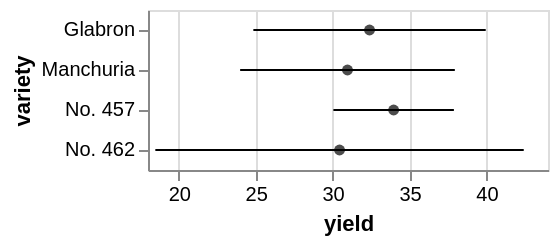

Write the Vega-Lite specification saved for this chart.
### Vega specification from a JSON file in a GitHub repository (floating-point values rounded to 4 significant figures)
{"$schema": "https://vega.github.io/schema/vega/v5.json", "autosize": "pad", "padding": 5, "width": 200, "style": "cell", "data": [{"name": "source_0", "values": [{"yield_error": 7.552, "yield_center": 32.4, "variety": "Glabron"}, {"yield_error": 6.978, "yield_center": 30.97, "variety": "Manchuria"}, {"yield_error": 3.917, "yield_center": 33.97, "variety": "No. 457"}, {"yield_error": 11.97, "yield_center": 30.45, "variety": "No. 462"}]}, {"name": "data_1", "source": "source_0", "transform": [{"type": "formula", "expr": "datum.yield_center + datum.yield_error", "as": "upper_yield_center"}, {"type": "formula", "expr": "datum.yield_center - datum.yield_error", "as": "lower_yield_center"}]}], "signals": [{"name": "y_step", "value": 20}, {"name": "height", "update": "bandspace(domain('y').length, 0, 0) * y_step"}], "marks": [{"name": "layer_0_layer_0_marks", "type": "rule", "style": ["rule", "errorbar-rule"], "from": {"data": "data_1"}, "encode": {"update": {"stroke": [{"test": "datum[\"lower_yield_center\"] === null || isNaN(datum[\"lower_yield_center\"])", "value": null}, {"value": "black"}], "tooltip": {"signal": "{\"yield_center\": format(datum[\"yield_center\"], \"\"), \"yield_center + yield_error\": format(datum[\"upper_yield_center\"], \"\"), \"yield_center - yield_error\": format(datum[\"lower_yield_center\"], \"\"), \"variety\": ''+datum[\"variety\"]}"}, "x": [{"test": "datum[\"lower_yield_center\"] === null || isNaN(datum[\"lower_yield_center\"])", "value": 0}, {"scale": "x", "field": "lower_yield_center"}], "y": {"scale": "y", "field": "variety", "band": 0.5}, "x2": [{"test": "datum[\"upper_yield_center\"] === null || isNaN(datum[\"upper_yield_center\"])", "value": 0}, {"scale": "x", "field": "upper_yield_center"}]}}}, {"name": "layer_1_marks", "type": "symbol", "style": ["point"], "from": {"data": "source_0"}, "encode": {"update": {"opacity": {"value": 0.7}, "fill": [{"test": "datum[\"yield_center\"] === null || isNaN(datum[\"yield_center\"])", "value": null}, {"value": "black"}], "tooltip": {"signal": "{\"yield_center\": format(datum[\"yield_center\"], \"\"), \"variety\": ''+datum[\"variety\"]}"}, "x": [{"test": "datum[\"yield_center\"] === null || isNaN(datum[\"yield_center\"])", "value": 0}, {"scale": "x", "field": "yield_center"}], "y": {"scale": "y", "field": "variety", "band": 0.5}}}}], "scales": [{"name": "x", "type": "linear", "domain": {"fields": [{"data": "data_1", "field": "lower_yield_center"}, {"data": "data_1", "field": "upper_yield_center"}, {"data": "source_0", "field": "yield_center"}]}, "range": [0, {"signal": "width"}], "zero": false, "nice": true}, {"name": "y", "type": "band", "domain": {"fields": [{"data": "data_1", "field": "variety"}, {"data": "source_0", "field": "variety"}], "sort": true}, "range": {"step": {"signal": "y_step"}}, "paddingInner": 0, "paddingOuter": 0}], "axes": [{"scale": "x", "orient": "bottom", "grid": false, "title": "yield", "labelFlush": true, "labelOverlap": true, "tickCount": {"signal": "ceil(width/40)"}, "zindex": 1}, {"scale": "x", "orient": "bottom", "gridScale": "y", "grid": true, "tickCount": {"signal": "ceil(width/40)"}, "domain": false, "labels": false, "maxExtent": 0, "minExtent": 0, "ticks": false, "zindex": 0}, {"scale": "y", "orient": "left", "grid": false, "title": "variety", "labelOverlap": true, "zindex": 1}], "config": {"axisY": {"minExtent": 30}}}
